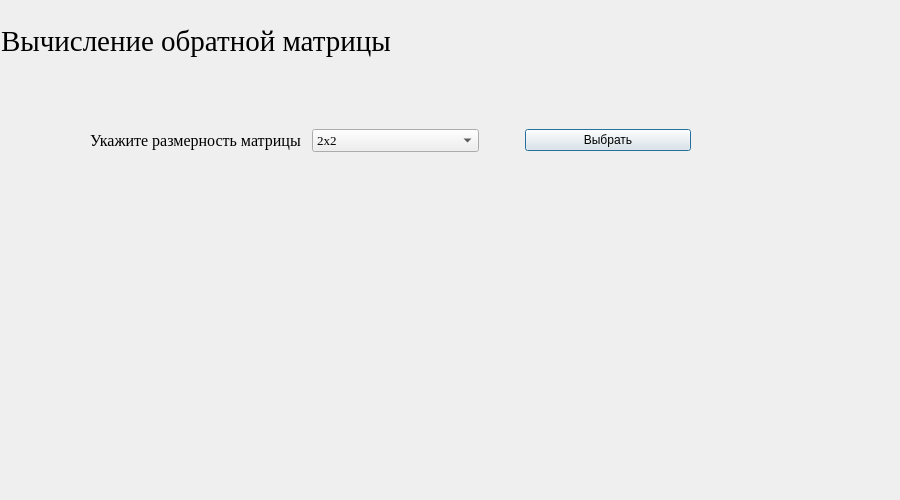
<?xml version="1.0" encoding="UTF-8"?>
<ui version="4.0">
 <class>matrix_inverse</class>
 <widget class="QDialog" name="matrix_inverse">
  <property name="geometry">
   <rect>
    <x>0</x>
    <y>0</y>
    <width>900</width>
    <height>500</height>
   </rect>
  </property>
  <property name="windowTitle">
   <string>Dialog</string>
  </property>
  <widget class="QWidget" name="layoutWidget">
   <property name="geometry">
    <rect>
     <x>90</x>
     <y>110</y>
     <width>601</width>
     <height>61</height>
    </rect>
   </property>
   <layout class="QHBoxLayout" name="horizontalLayout">
    <item>
     <widget class="QLabel" name="label_2">
      <property name="font">
       <font>
        <family>Times New Roman</family>
        <pointsize>12</pointsize>
        <weight>50</weight>
        <bold>false</bold>
       </font>
      </property>
      <property name="text">
       <string>Укажите размерность матрицы</string>
      </property>
     </widget>
    </item>
    <item>
     <spacer name="horizontalSpacer">
      <property name="orientation">
       <enum>Qt::Horizontal</enum>
      </property>
      <property name="sizeType">
       <enum>QSizePolicy::Preferred</enum>
      </property>
      <property name="sizeHint" stdset="0">
       <size>
        <width>5</width>
        <height>10</height>
       </size>
      </property>
     </spacer>
    </item>
    <item>
     <widget class="QComboBox" name="comboBox_matrix_det">
      <property name="sizePolicy">
       <sizepolicy hsizetype="Preferred" vsizetype="Fixed">
        <horstretch>0</horstretch>
        <verstretch>0</verstretch>
       </sizepolicy>
      </property>
      <property name="font">
       <font>
        <family>Times New Roman</family>
        <pointsize>10</pointsize>
       </font>
      </property>
      <item>
       <property name="text">
        <string>2x2</string>
       </property>
      </item>
      <item>
       <property name="text">
        <string>3x3</string>
       </property>
      </item>
      <item>
       <property name="text">
        <string>4x4</string>
       </property>
      </item>
      <item>
       <property name="text">
        <string>5x5</string>
       </property>
      </item>
     </widget>
    </item>
    <item>
     <spacer name="horizontalSpacer_2">
      <property name="orientation">
       <enum>Qt::Horizontal</enum>
      </property>
      <property name="sizeType">
       <enum>QSizePolicy::Preferred</enum>
      </property>
      <property name="sizeHint" stdset="0">
       <size>
        <width>40</width>
        <height>20</height>
       </size>
      </property>
     </spacer>
    </item>
    <item>
     <widget class="QPushButton" name="pushButton">
      <property name="text">
       <string>Выбрать</string>
      </property>
     </widget>
    </item>
   </layout>
  </widget>
  <widget class="QWidget" name="my_widget_matrix_det" native="true">
   <property name="geometry">
    <rect>
     <x>220</x>
     <y>190</y>
     <width>461</width>
     <height>271</height>
    </rect>
   </property>
   <widget class="QWidget" name="verticalLayoutWidget">
    <property name="geometry">
     <rect>
      <x>0</x>
      <y>0</y>
      <width>461</width>
      <height>271</height>
     </rect>
    </property>
    <layout class="QVBoxLayout" name="verticalLayout"/>
   </widget>
  </widget>
  <widget class="QLabel" name="label">
   <property name="geometry">
    <rect>
     <x>1</x>
     <y>1</y>
     <width>900</width>
     <height>80</height>
    </rect>
   </property>
   <property name="font">
    <font>
     <family>Times New Roman</family>
     <pointsize>22</pointsize>
    </font>
   </property>
   <property name="styleSheet">
    <string notr="true">QLabel {
	qproperty-alignment: 'AlignVCenter | AlignCenter';
}</string>
   </property>
   <property name="text">
    <string>Вычисление обратной матрицы</string>
   </property>
  </widget>
 </widget>
 <resources/>
 <connections/>
</ui>
